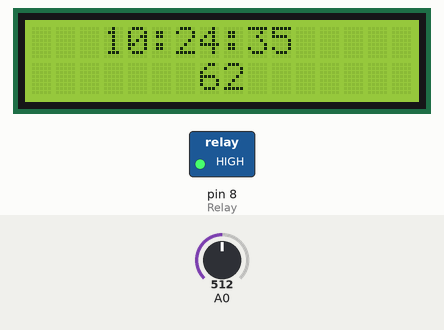
A sketch run on a simulated Arduino Leonardo, built with avr-gcc and run on an emulated ATmega32U4. On the bench: 16×2 character LCD, switched loads named in the sketch (green lamp = pin HIGH). The test bench sets the inputs (shaded band); at power-on: A0 = 512. The local clock reads 2024-03-15 10:24:30 at power-on unless the sketch sets it; the modem accepts every AT command (registered, SIM ready, sends succeed) and sends nothing else; what the sketch prints to the serial monitor is not drawn.

Above: at 6.6 s.
6.7 s: A0 set to 851
At 8.8 s:
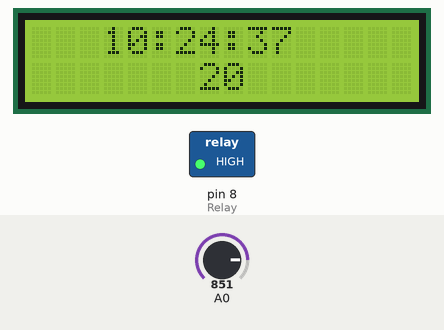
10.9 s: A0 set to 876
At 14.9 s:
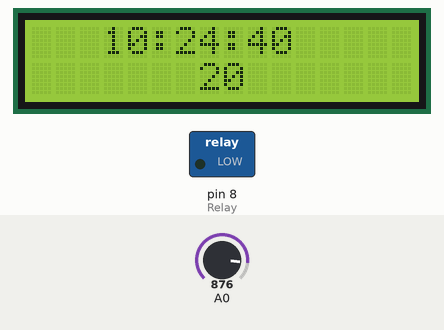
15.1 s: A0 set to 716
At 17.0 s:
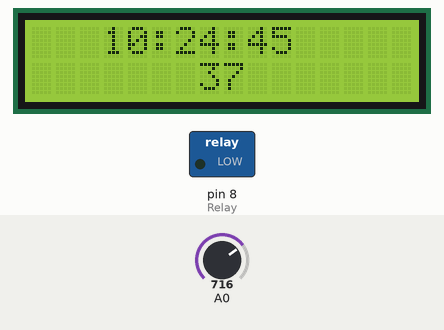
Timing chart, 0 to 18.5 s (numbered marks = the images above; inputs shaded):
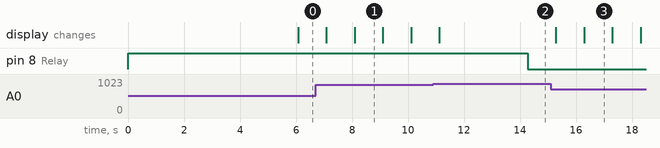

The sketch:

irrigationsys.ino
```cpp
#include <LiquidCrystal.h> //LCD library
#include <Wire.h>
#include <DS3231.h>
#include <SoftwareSerial.h>

SoftwareSerial mySerial(10, 11); //Tx, RX
int _timeout;
String _buffer;


DS3231  rtc(SDA, SCL);
//Relay pin
int Relay = 8;
int percentval=10;
int state;

//Setting up the time when we need the the pump on and off
Time t;

int OnHour = 21;
int OnHour1 = 21;
int OnMin = 30;
int OnMin1 = 30;

bool pumping = false;


LiquidCrystal lcd(2, 3, 4, 5, 6, 7); //RS, E, D4, D5, D6, D7


void setup() {
  Serial.begin(9600);
  _buffer.reserve(50);
  Serial.println("System Started...");
  mySerial.begin(9600);
  pinMode(Relay, OUTPUT);
  digitalWrite(Relay, HIGH);
 // Uncomment the next line if you are using an Arduino Leonardo
  //while (!Serial) {}

  // Initialize the rtc object
  rtc.begin();
  lcd.begin(16, 2);
  lcd.setCursor(6, 0);
  delay(5000); //delay for 100 milliseconds to make sure the modules get the signal
  // The following lines can be uncommented to set the date and time
  //rtc.setDOW(WEDNESDAY);     // Set Day-of-Week to SUNDAY
  //rtc.setTime(18, 13, 00);     // Set the time to 12:00:00 (24hr format)
  //rtc.setDate(26, 2, 2020);   // Set the date to January 1st, 2014


}

void loop() {
  // put your main code here, to run repeatedly:
  // Send Day-of-Week
  /*
    Serial.print(rtc.getDOWStr());
    Serial.print(" ");

    // Send date
    lcd.setCursor(1,0);
    Serial.print(rtc.getDateStr());
    Serial.print(" -- ");
    lcd.print(rtc.getDateStr());
    lcd.print("--");
  */

  // Send time
  t = rtc.getTime();
  String T = rtc.getTimeStr();
  Serial.print(t.hour);
  Serial.print(" hour(s), ");
  Serial.print(t.min);
  Serial.print(" minute(s)");
  Serial.println(" ");


  // Wait one second before repeating
  int sensorval = analogRead(A0);

  Serial.println("\n\nAnalogValue: ");
  Serial.println(sensorval);
  percentval = map(sensorval, 1023, 200, 0, 100);
  Serial.println("\nPercentval: ");
  Serial.println(percentval);


  if ( OnHour == 21 && OnMin == 30  && percentval < 20) {
    pumping = true;
    pumpOnMessage();
    digitalWrite(Relay, LOW);
    Serial.print("Pump on");
  }

   if (t.hour == OnHour1 && t.min == OnMin1  && percentval < 20) {
    pumping = true;
    pumpOnMessage();
    digitalWrite(Relay, LOW);
    Serial.print("Pump on");
  }
  if (pumping == true && percentval > 40) {
    digitalWrite(Relay, HIGH);
    Serial.print("Pump off");
    pumpOffMessage();
    pumping = false;

  }

  delay (1000);
  lcd.setCursor(3, 0);
  lcd.print(T);
  lcd.setCursor(7, 1);
  lcd.print(percentval);

  if (mySerial.available() > 0)
    Serial.write(mySerial.read());

}

void pumpOnMessage() {
  Serial.println("Sending Message");
  mySerial.println("AT+CMGF=1"); // Sets the GSM Module in Text Mode
  delay(1000); // Delay pf 1 second
  mySerial.println("AT+CMGS+\"+254743070455\"\r");
  delay(1000);
  mySerial.println("Pump on. Moisture content is "+percentval); //The sms you want to send
  delay(100);
  mySerial.println((char)26); // ASCII code of CTRL+Z
  delay(1000);
}

void pumpOffMessage() {
  Serial.println("Sending Message");
  mySerial.println("AT+CMGF=1"); // Sets the GSM Module in Text Mode
  delay(1000); // Delay pf 1 second
  mySerial.println("AT+CMGS+\"+254743070455\"\r");
  delay(1000);
  mySerial.println("Pump off. Moisture content is "+percentval); //The sms you want to send
  delay(100);
  mySerial.println((char)26); // ASCII code of CTRL+Z
  delay(1000);
}

    String _readSerial() {
      _timeout = 0;
      while  (!mySerial.available() && _timeout < 12000  )
      {
        delay(13);
        _timeout++;
      }
      if (mySerial.available()) {
        return mySerial.readString();
        Serial.print("sms sent");
      }
    }
```

Measured:
- the behaviour switches between 858 and 859 on A0 (found by bisection; images 1 and 2)
- after the input at 10.9 s, pin 8 (Relay): HIGH → LOW after 3.4 s
- what the display in image 1 shows lasts 1.0 s, from 8.1 s to 9.1 s
